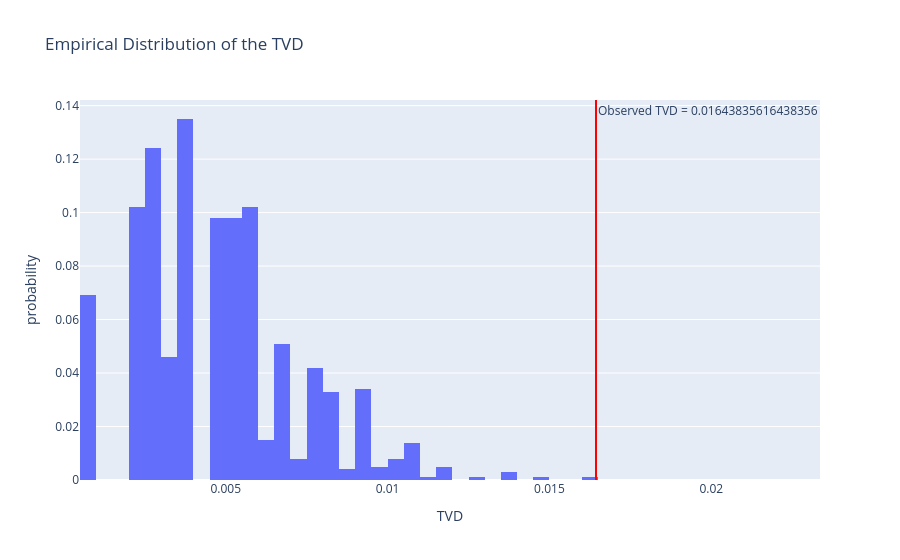

Notebook code cell kept with this figure:
### Code cell
miss_hits(second_result)

### Figure 1 — Plotly figure (JSON) as saved in the notebook; plotly's stock layout.template omitted (floating-point values rounded to 4 significant figures; data arrays with more than 128 entries replaced by an {"elided": "..."} marker saying what was removed)
{"data": [{"alignmentgroup": "True", "bingroup": "x", "histnorm": "probability", "hovertemplate": "TVD=%{x}<br>probability=%{y}<extra></extra>", "legendgroup": "", "marker": {"color": "#636efa", "pattern": {"shape": ""}}, "name": "", "offsetgroup": "", "orientation": "v", "showlegend": false, "type": "histogram", "x": {"elided": "1000 float values"}, "xaxis": "x", "yaxis": "y"}], "layout": {"annotations": [{"showarrow": false, "text": "Observed TVD = 0.01643835616438356", "x": 0.01644, "xanchor": "left", "xref": "x", "y": 1, "yanchor": "top", "yref": "y domain"}], "barmode": "relative", "legend": {"tracegroupgap": 0}, "shapes": [{"line": {"color": "red"}, "type": "line", "x0": 0.01644, "x1": 0.01644, "xref": "x", "y0": 0, "y1": 1, "yref": "y domain"}], "title": {"text": "Empirical Distribution of the TVD"}, "xaxis": {"anchor": "y", "domain": [0, 1], "title": {"text": "TVD"}}, "yaxis": {"anchor": "x", "domain": [0, 1], "title": {"text": "probability"}}}}
